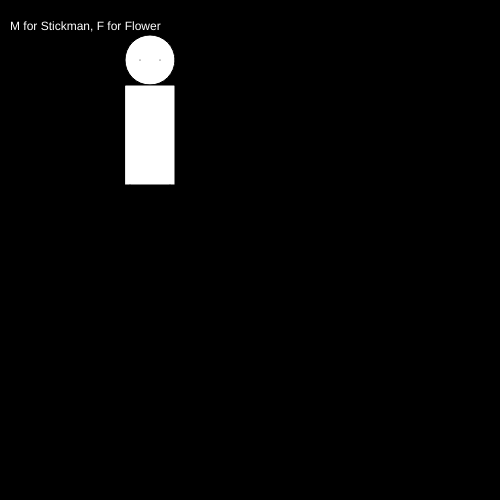
Frame 1 (no input)
Frame 60 (no input): identical to frame 1, image omitted
Frame 120 (the mouse pressed at the canvas centre since frame 60): identical to frame 1, image omitted

The p5.js sketch that drew this single still picture (run headless with seeded random() and noise() and a simulated clock; from frame 60 on, the mouse is pressed at the canvas centre):

// p5.js sketch
// ── sketch.js
// Project Title
// Your Name
// Date
//
// Extra for Experts:
// - describe what you did to take this project "above and beyond"



 function setup(){

  createCanvas(500,500);

  a = 5;
}

function draw(){
  background(0,0,0);

  fill(255,255,255);
  text("M for Stickman, F for Flower",10,30);

  if (a == 5)
  {


    ellipseMode (CENTER);

ellipse (150,60,50,50);
point (140,60);
point (160,60);

rectMode (CENTER);

rect (150,135,50,100);

line (125,85,100,160);
line (175,85,200,160);
line (130,185,130,250);
line (130,250,125,250);
line (170,185,170,250);
line (170,250,175,250);
  }
}
